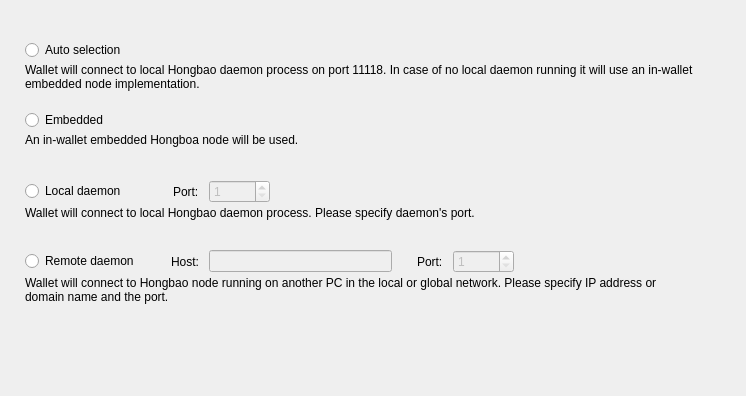
<?xml version="1.0" encoding="UTF-8"?>
<ui version="4.0">
 <class>ConnectionOptionsFrame</class>
 <widget class="QFrame" name="ConnectionOptionsFrame">
  <property name="geometry">
   <rect>
    <x>0</x>
    <y>0</y>
    <width>746</width>
    <height>396</height>
   </rect>
  </property>
  <property name="windowTitle">
   <string>Frame</string>
  </property>
  <property name="frameShape">
   <enum>QFrame::NoFrame</enum>
  </property>
  <property name="frameShadow">
   <enum>QFrame::Raised</enum>
  </property>
  <layout class="QVBoxLayout" name="verticalLayout_5">
   <property name="spacing">
    <number>0</number>
   </property>
   <property name="leftMargin">
    <number>25</number>
   </property>
   <property name="topMargin">
    <number>40</number>
   </property>
   <property name="rightMargin">
    <number>49</number>
   </property>
   <item>
    <widget class="QWidget" name="widget" native="true">
     <property name="sizePolicy">
      <sizepolicy hsizetype="Preferred" vsizetype="Fixed">
       <horstretch>0</horstretch>
       <verstretch>0</verstretch>
      </sizepolicy>
     </property>
     <property name="minimumSize">
      <size>
       <width>0</width>
       <height>70</height>
      </size>
     </property>
     <property name="maximumSize">
      <size>
       <width>16777215</width>
       <height>70</height>
      </size>
     </property>
     <layout class="QVBoxLayout" name="verticalLayout" stretch="0,1">
      <property name="spacing">
       <number>3</number>
      </property>
      <property name="leftMargin">
       <number>0</number>
      </property>
      <property name="topMargin">
       <number>0</number>
      </property>
      <property name="rightMargin">
       <number>0</number>
      </property>
      <property name="bottomMargin">
       <number>0</number>
      </property>
      <item>
       <widget class="QRadioButton" name="m_autoRadio">
        <property name="text">
         <string>Auto selection</string>
        </property>
        <attribute name="buttonGroup">
         <string notr="true">m_connectionButtonGroup</string>
        </attribute>
       </widget>
      </item>
      <item alignment="Qt::AlignTop">
       <widget class="WalletGui::WalletSmallGrayTextLabel" name="m_autoHelperLabel">
        <property name="text">
         <string>Wallet will connect to local Hongbao daemon process on port 11118. In case of no local daemon running it will use an in-wallet embedded node implementation.</string>
        </property>
        <property name="alignment">
         <set>Qt::AlignLeading|Qt::AlignLeft|Qt::AlignTop</set>
        </property>
        <property name="wordWrap">
         <bool>true</bool>
        </property>
        <property name="indent">
         <number>0</number>
        </property>
       </widget>
      </item>
     </layout>
    </widget>
   </item>
   <item>
    <widget class="QWidget" name="widget_2" native="true">
     <property name="sizePolicy">
      <sizepolicy hsizetype="Preferred" vsizetype="Fixed">
       <horstretch>0</horstretch>
       <verstretch>0</verstretch>
      </sizepolicy>
     </property>
     <property name="minimumSize">
      <size>
       <width>0</width>
       <height>70</height>
      </size>
     </property>
     <property name="maximumSize">
      <size>
       <width>16777215</width>
       <height>70</height>
      </size>
     </property>
     <layout class="QVBoxLayout" name="verticalLayout_2" stretch="0,1">
      <property name="spacing">
       <number>3</number>
      </property>
      <property name="leftMargin">
       <number>0</number>
      </property>
      <property name="topMargin">
       <number>0</number>
      </property>
      <property name="rightMargin">
       <number>0</number>
      </property>
      <property name="bottomMargin">
       <number>0</number>
      </property>
      <item>
       <widget class="QRadioButton" name="m_embeddedRadio">
        <property name="text">
         <string>Embedded</string>
        </property>
        <attribute name="buttonGroup">
         <string notr="true">m_connectionButtonGroup</string>
        </attribute>
       </widget>
      </item>
      <item alignment="Qt::AlignTop">
       <widget class="WalletGui::WalletSmallGrayTextLabel" name="m_embeddedHelperLabel">
        <property name="text">
         <string>An in-wallet embedded Hongboa node will be used.</string>
        </property>
        <property name="alignment">
         <set>Qt::AlignLeading|Qt::AlignLeft|Qt::AlignTop</set>
        </property>
        <property name="wordWrap">
         <bool>true</bool>
        </property>
        <property name="indent">
         <number>0</number>
        </property>
       </widget>
      </item>
     </layout>
    </widget>
   </item>
   <item>
    <widget class="QWidget" name="widget_3" native="true">
     <property name="sizePolicy">
      <sizepolicy hsizetype="Preferred" vsizetype="Fixed">
       <horstretch>0</horstretch>
       <verstretch>0</verstretch>
      </sizepolicy>
     </property>
     <property name="minimumSize">
      <size>
       <width>0</width>
       <height>70</height>
      </size>
     </property>
     <property name="maximumSize">
      <size>
       <width>16777215</width>
       <height>70</height>
      </size>
     </property>
     <layout class="QVBoxLayout" name="verticalLayout_3" stretch="0,1">
      <property name="spacing">
       <number>3</number>
      </property>
      <property name="leftMargin">
       <number>0</number>
      </property>
      <property name="topMargin">
       <number>0</number>
      </property>
      <property name="rightMargin">
       <number>0</number>
      </property>
      <property name="bottomMargin">
       <number>0</number>
      </property>
      <item>
       <layout class="QHBoxLayout" name="horizontalLayout">
        <property name="spacing">
         <number>10</number>
        </property>
        <item>
         <widget class="QRadioButton" name="m_localRadio">
          <property name="text">
           <string>Local daemon</string>
          </property>
          <attribute name="buttonGroup">
           <string notr="true">m_connectionButtonGroup</string>
          </attribute>
         </widget>
        </item>
        <item>
         <spacer name="horizontalSpacer">
          <property name="orientation">
           <enum>Qt::Horizontal</enum>
          </property>
          <property name="sizeType">
           <enum>QSizePolicy::Fixed</enum>
          </property>
          <property name="sizeHint" stdset="0">
           <size>
            <width>37</width>
            <height>20</height>
           </size>
          </property>
         </spacer>
        </item>
        <item>
         <widget class="QLabel" name="label">
          <property name="text">
           <string>Port:</string>
          </property>
         </widget>
        </item>
        <item alignment="Qt::AlignVCenter">
         <widget class="QSpinBox" name="m_localPortSpin">
          <property name="enabled">
           <bool>false</bool>
          </property>
          <property name="minimum">
           <number>1</number>
          </property>
          <property name="maximum">
           <number>65535</number>
          </property>
          <property name="value">
           <number>1</number>
          </property>
         </widget>
        </item>
        <item>
         <spacer name="horizontalSpacer_2">
          <property name="orientation">
           <enum>Qt::Horizontal</enum>
          </property>
          <property name="sizeHint" stdset="0">
           <size>
            <width>40</width>
            <height>20</height>
           </size>
          </property>
         </spacer>
        </item>
       </layout>
      </item>
      <item alignment="Qt::AlignTop">
       <widget class="WalletGui::WalletSmallGrayTextLabel" name="m_localHelperLabel">
        <property name="text">
         <string>Wallet will connect to local Hongbao daemon process. Please specify daemon's port.</string>
        </property>
        <property name="alignment">
         <set>Qt::AlignLeading|Qt::AlignLeft|Qt::AlignTop</set>
        </property>
        <property name="wordWrap">
         <bool>true</bool>
        </property>
        <property name="indent">
         <number>0</number>
        </property>
       </widget>
      </item>
     </layout>
    </widget>
   </item>
   <item>
    <widget class="QWidget" name="widget_4" native="true">
     <property name="sizePolicy">
      <sizepolicy hsizetype="Preferred" vsizetype="Fixed">
       <horstretch>0</horstretch>
       <verstretch>0</verstretch>
      </sizepolicy>
     </property>
     <property name="minimumSize">
      <size>
       <width>0</width>
       <height>70</height>
      </size>
     </property>
     <property name="maximumSize">
      <size>
       <width>16777215</width>
       <height>70</height>
      </size>
     </property>
     <layout class="QVBoxLayout" name="verticalLayout_4" stretch="0,1">
      <property name="spacing">
       <number>3</number>
      </property>
      <property name="leftMargin">
       <number>0</number>
      </property>
      <property name="topMargin">
       <number>0</number>
      </property>
      <property name="rightMargin">
       <number>0</number>
      </property>
      <property name="bottomMargin">
       <number>0</number>
      </property>
      <item>
       <layout class="QHBoxLayout" name="horizontalLayout_2">
        <property name="spacing">
         <number>10</number>
        </property>
        <item>
         <widget class="QRadioButton" name="m_remoteRadio">
          <property name="text">
           <string>Remote daemon</string>
          </property>
          <attribute name="buttonGroup">
           <string notr="true">m_connectionButtonGroup</string>
          </attribute>
         </widget>
        </item>
        <item>
         <spacer name="horizontalSpacer_3">
          <property name="orientation">
           <enum>Qt::Horizontal</enum>
          </property>
          <property name="sizeType">
           <enum>QSizePolicy::Fixed</enum>
          </property>
          <property name="sizeHint" stdset="0">
           <size>
            <width>22</width>
            <height>20</height>
           </size>
          </property>
         </spacer>
        </item>
        <item>
         <widget class="QLabel" name="label_2">
          <property name="text">
           <string>Host:</string>
          </property>
         </widget>
        </item>
        <item>
         <widget class="QLineEdit" name="m_remoteHostEdit">
          <property name="enabled">
           <bool>false</bool>
          </property>
         </widget>
        </item>
        <item>
         <spacer name="horizontalSpacer_5">
          <property name="orientation">
           <enum>Qt::Horizontal</enum>
          </property>
          <property name="sizeType">
           <enum>QSizePolicy::Fixed</enum>
          </property>
          <property name="sizeHint" stdset="0">
           <size>
            <width>15</width>
            <height>20</height>
           </size>
          </property>
         </spacer>
        </item>
        <item>
         <widget class="QLabel" name="label_3">
          <property name="text">
           <string>Port:</string>
          </property>
         </widget>
        </item>
        <item alignment="Qt::AlignVCenter">
         <widget class="QSpinBox" name="m_remotePortSpin">
          <property name="enabled">
           <bool>false</bool>
          </property>
          <property name="minimum">
           <number>1</number>
          </property>
          <property name="maximum">
           <number>65535</number>
          </property>
          <property name="value">
           <number>1</number>
          </property>
         </widget>
        </item>
        <item>
         <spacer name="horizontalSpacer_4">
          <property name="orientation">
           <enum>Qt::Horizontal</enum>
          </property>
          <property name="sizeHint" stdset="0">
           <size>
            <width>40</width>
            <height>20</height>
           </size>
          </property>
         </spacer>
        </item>
       </layout>
      </item>
      <item alignment="Qt::AlignTop">
       <widget class="WalletGui::WalletSmallGrayTextLabel" name="m_remoteHelperLabel">
        <property name="text">
         <string>Wallet will connect to Hongbao node running on another PC in the local or global network. Please specify IP address or domain name and the port.</string>
        </property>
        <property name="alignment">
         <set>Qt::AlignLeading|Qt::AlignLeft|Qt::AlignTop</set>
        </property>
        <property name="wordWrap">
         <bool>true</bool>
        </property>
        <property name="indent">
         <number>0</number>
        </property>
       </widget>
      </item>
     </layout>
    </widget>
   </item>
   <item>
    <spacer name="verticalSpacer">
     <property name="orientation">
      <enum>Qt::Vertical</enum>
     </property>
     <property name="sizeHint" stdset="0">
      <size>
       <width>665</width>
       <height>61</height>
      </size>
     </property>
    </spacer>
   </item>
  </layout>
 </widget>
 <customwidgets>
  <customwidget>
   <class>WalletGui::WalletSmallGrayTextLabel</class>
   <extends>QLabel</extends>
   <header>Gui/Common/WalletTextLabel.h</header>
  </customwidget>
 </customwidgets>
 <resources/>
 <connections>
  <connection>
   <sender>m_remoteHostEdit</sender>
   <signal>textChanged(QString)</signal>
   <receiver>ConnectionOptionsFrame</receiver>
   <slot>remoteHostNameChanged(QString)</slot>
   <hints>
    <hint type="sourcelabel">
     <x>390</x>
     <y>319</y>
    </hint>
    <hint type="destinationlabel">
     <x>372</x>
     <y>197</y>
    </hint>
   </hints>
  </connection>
  <connection>
   <sender>m_connectionButtonGroup</sender>
   <signal>buttonClicked(int)</signal>
   <receiver>ConnectionOptionsFrame</receiver>
   <slot>connectionButtonClicked(int)</slot>
   <hints>
    <hint type="sourcelabel">
     <x>-1</x>
     <y>-1</y>
    </hint>
    <hint type="destinationlabel">
     <x>372</x>
     <y>197</y>
    </hint>
   </hints>
  </connection>
  <connection>
   <sender>m_remoteRadio</sender>
   <signal>toggled(bool)</signal>
   <receiver>m_remoteHostEdit</receiver>
   <slot>setEnabled(bool)</slot>
   <hints>
    <hint type="sourcelabel">
     <x>88</x>
     <y>264</y>
    </hint>
    <hint type="destinationlabel">
     <x>312</x>
     <y>263</y>
    </hint>
   </hints>
  </connection>
  <connection>
   <sender>m_remoteRadio</sender>
   <signal>toggled(bool)</signal>
   <receiver>m_remotePortSpin</receiver>
   <slot>setEnabled(bool)</slot>
   <hints>
    <hint type="sourcelabel">
     <x>88</x>
     <y>264</y>
    </hint>
    <hint type="destinationlabel">
     <x>498</x>
     <y>263</y>
    </hint>
   </hints>
  </connection>
  <connection>
   <sender>m_localRadio</sender>
   <signal>toggled(bool)</signal>
   <receiver>m_localPortSpin</receiver>
   <slot>setEnabled(bool)</slot>
   <hints>
    <hint type="sourcelabel">
     <x>81</x>
     <y>194</y>
    </hint>
    <hint type="destinationlabel">
     <x>270</x>
     <y>193</y>
    </hint>
   </hints>
  </connection>
 </connections>
 <slots>
  <slot>remoteHostNameChanged(QString)</slot>
  <slot>connectionButtonClicked(int)</slot>
 </slots>
 <buttongroups>
  <buttongroup name="m_connectionButtonGroup"/>
 </buttongroups>
</ui>
